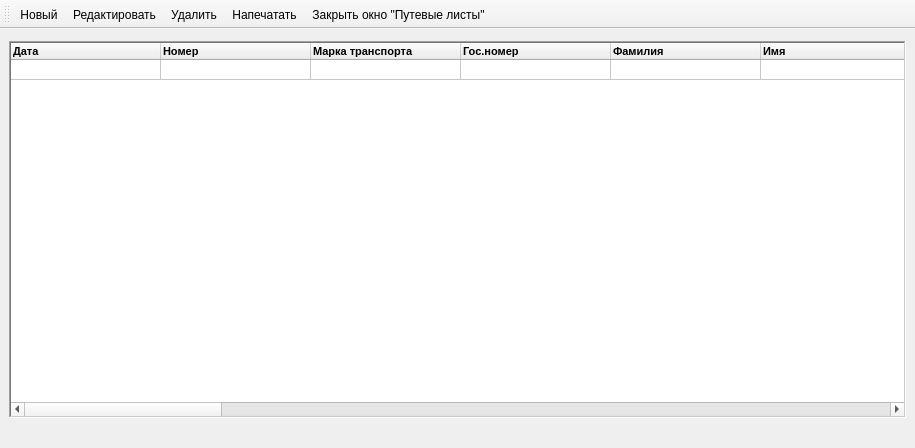
<?xml version="1.0" encoding="UTF-8"?>
<ui version="4.0">
 <class>MainWindow</class>
 <widget class="QMainWindow" name="MainWindow">
  <property name="geometry">
   <rect>
    <x>0</x>
    <y>0</y>
    <width>915</width>
    <height>448</height>
   </rect>
  </property>
  <property name="sizePolicy">
   <sizepolicy hsizetype="Minimum" vsizetype="Minimum">
    <horstretch>0</horstretch>
    <verstretch>0</verstretch>
   </sizepolicy>
  </property>
  <property name="windowTitle">
   <string>Путевые листы</string>
  </property>
  <property name="windowIcon">
   <iconset>
    <normaloff>bmp/18.bmp</normaloff>bmp/18.bmp</iconset>
  </property>
  <widget class="QWidget" name="centralwidget">
   <property name="sizePolicy">
    <sizepolicy hsizetype="Minimum" vsizetype="Minimum">
     <horstretch>0</horstretch>
     <verstretch>0</verstretch>
    </sizepolicy>
   </property>
   <layout class="QGridLayout" name="gridLayout_2">
    <property name="leftMargin">
     <number>9</number>
    </property>
    <property name="topMargin">
     <number>12</number>
    </property>
    <property name="rightMargin">
     <number>9</number>
    </property>
    <property name="bottomMargin">
     <number>30</number>
    </property>
    <item row="0" column="0">
     <layout class="QGridLayout" name="gridLayout">
      <item row="0" column="0">
       <widget class="QTableWidget" name="tableWidget">
        <property name="sizePolicy">
         <sizepolicy hsizetype="Minimum" vsizetype="Minimum">
          <horstretch>0</horstretch>
          <verstretch>0</verstretch>
         </sizepolicy>
        </property>
        <property name="font">
         <font>
          <family>MS Shell Dlg 2</family>
          <pointsize>8</pointsize>
         </font>
        </property>
        <property name="autoFillBackground">
         <bool>false</bool>
        </property>
        <property name="frameShape">
         <enum>QFrame::WinPanel</enum>
        </property>
        <property name="frameShadow">
         <enum>QFrame::Sunken</enum>
        </property>
        <property name="lineWidth">
         <number>0</number>
        </property>
        <property name="midLineWidth">
         <number>1</number>
        </property>
        <property name="editTriggers">
         <set>QAbstractItemView::NoEditTriggers</set>
        </property>
        <property name="tabKeyNavigation">
         <bool>true</bool>
        </property>
        <attribute name="horizontalHeaderVisible">
         <bool>true</bool>
        </attribute>
        <attribute name="horizontalHeaderCascadingSectionResizes">
         <bool>true</bool>
        </attribute>
        <attribute name="horizontalHeaderMinimumSectionSize">
         <number>15</number>
        </attribute>
        <attribute name="horizontalHeaderDefaultSectionSize">
         <number>150</number>
        </attribute>
        <attribute name="horizontalHeaderHighlightSections">
         <bool>false</bool>
        </attribute>
        <attribute name="horizontalHeaderShowSortIndicator" stdset="0">
         <bool>false</bool>
        </attribute>
        <attribute name="horizontalHeaderStretchLastSection">
         <bool>false</bool>
        </attribute>
        <attribute name="verticalHeaderVisible">
         <bool>false</bool>
        </attribute>
        <attribute name="verticalHeaderMinimumSectionSize">
         <number>20</number>
        </attribute>
        <attribute name="verticalHeaderDefaultSectionSize">
         <number>20</number>
        </attribute>
        <attribute name="verticalHeaderHighlightSections">
         <bool>false</bool>
        </attribute>
        <row>
         <property name="text">
          <string/>
         </property>
        </row>
        <column>
         <property name="text">
          <string>Дата</string>
         </property>
         <property name="font">
          <font>
           <family>MS Shell Dlg 2</family>
           <pointsize>8</pointsize>
           <weight>75</weight>
           <bold>true</bold>
          </font>
         </property>
         <property name="textAlignment">
          <set>AlignLeading|AlignVCenter</set>
         </property>
         <property name="background">
          <color>
           <red>199</red>
           <green>208</green>
           <blue>191</blue>
          </color>
         </property>
        </column>
        <column>
         <property name="text">
          <string>Номер</string>
         </property>
         <property name="font">
          <font>
           <family>MS Shell Dlg 2</family>
           <pointsize>8</pointsize>
           <weight>75</weight>
           <bold>true</bold>
          </font>
         </property>
         <property name="textAlignment">
          <set>AlignLeading|AlignVCenter</set>
         </property>
         <property name="background">
          <color>
           <red>199</red>
           <green>208</green>
           <blue>191</blue>
          </color>
         </property>
        </column>
        <column>
         <property name="text">
          <string>Марка транспорта</string>
         </property>
         <property name="font">
          <font>
           <family>MS Shell Dlg 2</family>
           <pointsize>8</pointsize>
           <weight>75</weight>
           <bold>true</bold>
          </font>
         </property>
         <property name="textAlignment">
          <set>AlignLeading|AlignVCenter</set>
         </property>
         <property name="background">
          <color>
           <red>199</red>
           <green>208</green>
           <blue>191</blue>
          </color>
         </property>
        </column>
        <column>
         <property name="text">
          <string>Гос.номер</string>
         </property>
         <property name="font">
          <font>
           <family>MS Shell Dlg 2</family>
           <pointsize>8</pointsize>
           <weight>75</weight>
           <bold>true</bold>
          </font>
         </property>
         <property name="textAlignment">
          <set>AlignLeading|AlignVCenter</set>
         </property>
         <property name="background">
          <color>
           <red>199</red>
           <green>208</green>
           <blue>191</blue>
          </color>
         </property>
        </column>
        <column>
         <property name="text">
          <string>Фамилия</string>
         </property>
         <property name="font">
          <font>
           <family>MS Shell Dlg 2</family>
           <pointsize>8</pointsize>
           <weight>75</weight>
           <bold>true</bold>
          </font>
         </property>
         <property name="textAlignment">
          <set>AlignLeading|AlignVCenter</set>
         </property>
         <property name="background">
          <color>
           <red>199</red>
           <green>208</green>
           <blue>191</blue>
          </color>
         </property>
        </column>
        <column>
         <property name="text">
          <string>Имя</string>
         </property>
         <property name="font">
          <font>
           <family>MS Shell Dlg 2</family>
           <pointsize>8</pointsize>
           <weight>75</weight>
           <bold>true</bold>
          </font>
         </property>
         <property name="textAlignment">
          <set>AlignLeading|AlignVCenter</set>
         </property>
         <property name="background">
          <color>
           <red>199</red>
           <green>208</green>
           <blue>191</blue>
          </color>
         </property>
        </column>
        <column>
         <property name="text">
          <string>Отчество</string>
         </property>
         <property name="font">
          <font>
           <family>MS Shell Dlg 2</family>
           <pointsize>8</pointsize>
           <weight>75</weight>
           <bold>true</bold>
          </font>
         </property>
         <property name="textAlignment">
          <set>AlignLeading|AlignVCenter</set>
         </property>
         <property name="background">
          <color>
           <red>199</red>
           <green>208</green>
           <blue>191</blue>
          </color>
         </property>
        </column>
        <column>
         <property name="text">
          <string>Удостоверение</string>
         </property>
         <property name="font">
          <font>
           <family>MS Shell Dlg 2</family>
           <pointsize>8</pointsize>
           <weight>75</weight>
           <bold>true</bold>
          </font>
         </property>
         <property name="textAlignment">
          <set>AlignLeading|AlignVCenter</set>
         </property>
         <property name="background">
          <color>
           <red>199</red>
           <green>208</green>
           <blue>191</blue>
          </color>
         </property>
        </column>
        <column>
         <property name="text">
          <string>Класс</string>
         </property>
         <property name="font">
          <font>
           <family>MS Shell Dlg 2</family>
           <pointsize>8</pointsize>
           <weight>75</weight>
           <bold>true</bold>
          </font>
         </property>
         <property name="textAlignment">
          <set>AlignLeading|AlignVCenter</set>
         </property>
         <property name="background">
          <color>
           <red>199</red>
           <green>208</green>
           <blue>191</blue>
          </color>
         </property>
        </column>
        <column>
         <property name="text">
          <string>Показ.спидометра</string>
         </property>
         <property name="font">
          <font>
           <family>MS Shell Dlg 2</family>
           <pointsize>8</pointsize>
           <weight>75</weight>
           <bold>true</bold>
          </font>
         </property>
         <property name="textAlignment">
          <set>AlignLeading|AlignVCenter</set>
         </property>
         <property name="background">
          <color>
           <red>199</red>
           <green>208</green>
           <blue>191</blue>
          </color>
         </property>
        </column>
        <column>
         <property name="text">
          <string>Адр.подачи</string>
         </property>
         <property name="font">
          <font>
           <family>MS Shell Dlg 2</family>
           <pointsize>8</pointsize>
           <weight>75</weight>
           <bold>true</bold>
          </font>
         </property>
         <property name="textAlignment">
          <set>AlignLeading|AlignVCenter</set>
         </property>
         <property name="background">
          <color>
           <red>199</red>
           <green>208</green>
           <blue>191</blue>
          </color>
         </property>
        </column>
        <column>
         <property name="text">
          <string>Время выезда</string>
         </property>
         <property name="font">
          <font>
           <family>MS Shell Dlg 2</family>
           <pointsize>8</pointsize>
           <weight>75</weight>
           <bold>true</bold>
          </font>
         </property>
         <property name="textAlignment">
          <set>AlignLeading|AlignVCenter</set>
         </property>
         <property name="background">
          <color>
           <red>199</red>
           <green>208</green>
           <blue>191</blue>
          </color>
         </property>
        </column>
        <column>
         <property name="text">
          <string>Время возвращения</string>
         </property>
         <property name="font">
          <font>
           <family>MS Shell Dlg 2</family>
           <pointsize>8</pointsize>
           <weight>75</weight>
           <bold>true</bold>
          </font>
         </property>
         <property name="textAlignment">
          <set>AlignLeading|AlignVCenter</set>
         </property>
         <property name="background">
          <color>
           <red>199</red>
           <green>208</green>
           <blue>191</blue>
          </color>
         </property>
        </column>
        <column>
         <property name="text">
          <string>Выдано горючего</string>
         </property>
         <property name="font">
          <font>
           <family>MS Shell Dlg 2</family>
           <pointsize>8</pointsize>
           <weight>75</weight>
           <bold>true</bold>
          </font>
         </property>
         <property name="textAlignment">
          <set>AlignLeading|AlignVCenter</set>
         </property>
         <property name="background">
          <color>
           <red>199</red>
           <green>208</green>
           <blue>191</blue>
          </color>
         </property>
        </column>
        <column>
         <property name="text">
          <string>Ост.при выезде</string>
         </property>
         <property name="font">
          <font>
           <family>MS Shell Dlg 2</family>
           <pointsize>8</pointsize>
           <weight>75</weight>
           <bold>true</bold>
          </font>
         </property>
         <property name="textAlignment">
          <set>AlignLeading|AlignVCenter</set>
         </property>
         <property name="background">
          <color>
           <red>199</red>
           <green>208</green>
           <blue>191</blue>
          </color>
         </property>
        </column>
        <column>
         <property name="text">
          <string>Ост.при возвр.</string>
         </property>
         <property name="font">
          <font>
           <family>MS Shell Dlg 2</family>
           <pointsize>8</pointsize>
           <weight>75</weight>
           <bold>true</bold>
          </font>
         </property>
         <property name="textAlignment">
          <set>AlignLeading|AlignVCenter</set>
         </property>
         <property name="background">
          <color>
           <red>199</red>
           <green>208</green>
           <blue>191</blue>
          </color>
         </property>
        </column>
        <column>
         <property name="text">
          <string>Норма</string>
         </property>
         <property name="font">
          <font>
           <family>MS Shell Dlg 2</family>
           <pointsize>8</pointsize>
           <weight>75</weight>
           <bold>true</bold>
          </font>
         </property>
         <property name="textAlignment">
          <set>AlignLeading|AlignVCenter</set>
         </property>
         <property name="background">
          <color>
           <red>199</red>
           <green>208</green>
           <blue>191</blue>
          </color>
         </property>
        </column>
        <column>
         <property name="text">
          <string>Расх.факт.</string>
         </property>
         <property name="font">
          <font>
           <family>MS Shell Dlg 2</family>
           <pointsize>8</pointsize>
           <weight>75</weight>
           <bold>true</bold>
          </font>
         </property>
         <property name="textAlignment">
          <set>AlignLeading|AlignVCenter</set>
         </property>
         <property name="background">
          <color>
           <red>199</red>
           <green>208</green>
           <blue>191</blue>
          </color>
         </property>
        </column>
        <column>
         <property name="text">
          <string>Экономия</string>
         </property>
         <property name="font">
          <font>
           <family>MS Shell Dlg 2</family>
           <pointsize>8</pointsize>
           <weight>75</weight>
           <bold>true</bold>
          </font>
         </property>
         <property name="textAlignment">
          <set>AlignLeading|AlignVCenter</set>
         </property>
         <property name="background">
          <color>
           <red>199</red>
           <green>208</green>
           <blue>191</blue>
          </color>
         </property>
        </column>
        <column>
         <property name="text">
          <string>Перерасход</string>
         </property>
         <property name="font">
          <font>
           <family>MS Shell Dlg 2</family>
           <pointsize>8</pointsize>
           <weight>75</weight>
           <bold>true</bold>
          </font>
         </property>
         <property name="textAlignment">
          <set>AlignLeading|AlignVCenter</set>
         </property>
         <property name="background">
          <color>
           <red>199</red>
           <green>208</green>
           <blue>191</blue>
          </color>
         </property>
        </column>
        <column>
         <property name="text">
          <string>Показ.спидометра при возвр.</string>
         </property>
         <property name="font">
          <font>
           <family>MS Shell Dlg 2</family>
           <pointsize>8</pointsize>
           <weight>75</weight>
           <bold>true</bold>
          </font>
         </property>
         <property name="textAlignment">
          <set>AlignLeading|AlignVCenter</set>
         </property>
         <property name="background">
          <color>
           <red>199</red>
           <green>208</green>
           <blue>191</blue>
          </color>
         </property>
        </column>
        <column>
         <property name="text">
          <string>Пройдено</string>
         </property>
         <property name="font">
          <font>
           <family>MS Shell Dlg 2</family>
           <pointsize>8</pointsize>
           <weight>75</weight>
           <bold>true</bold>
          </font>
         </property>
         <property name="textAlignment">
          <set>AlignLeading|AlignVCenter</set>
         </property>
         <property name="background">
          <color>
           <red>199</red>
           <green>208</green>
           <blue>191</blue>
          </color>
         </property>
        </column>
        <item row="0" column="0">
         <property name="text">
          <string/>
         </property>
         <property name="font">
          <font>
           <weight>50</weight>
           <bold>false</bold>
           <kerning>false</kerning>
          </font>
         </property>
         <property name="textAlignment">
          <set>AlignLeading|AlignVCenter</set>
         </property>
         <property name="background">
          <brush brushstyle="NoBrush">
           <color alpha="255">
            <red>0</red>
            <green>0</green>
            <blue>0</blue>
           </color>
          </brush>
         </property>
         <property name="foreground">
          <brush brushstyle="NoBrush">
           <color alpha="255">
            <red>0</red>
            <green>0</green>
            <blue>0</blue>
           </color>
          </brush>
         </property>
        </item>
        <item row="0" column="8">
         <property name="text">
          <string/>
         </property>
         <property name="textAlignment">
          <set>AlignTrailing|AlignVCenter</set>
         </property>
        </item>
        <item row="0" column="9">
         <property name="text">
          <string/>
         </property>
         <property name="textAlignment">
          <set>AlignTrailing|AlignVCenter</set>
         </property>
        </item>
        <item row="0" column="13">
         <property name="text">
          <string/>
         </property>
         <property name="textAlignment">
          <set>AlignTrailing|AlignVCenter</set>
         </property>
        </item>
        <item row="0" column="14">
         <property name="text">
          <string/>
         </property>
         <property name="textAlignment">
          <set>AlignTrailing|AlignVCenter</set>
         </property>
        </item>
        <item row="0" column="15">
         <property name="text">
          <string/>
         </property>
         <property name="textAlignment">
          <set>AlignTrailing|AlignVCenter</set>
         </property>
        </item>
        <item row="0" column="16">
         <property name="text">
          <string/>
         </property>
         <property name="textAlignment">
          <set>AlignTrailing|AlignVCenter</set>
         </property>
        </item>
        <item row="0" column="17">
         <property name="text">
          <string/>
         </property>
         <property name="textAlignment">
          <set>AlignTrailing|AlignVCenter</set>
         </property>
        </item>
        <item row="0" column="18">
         <property name="text">
          <string/>
         </property>
         <property name="textAlignment">
          <set>AlignTrailing|AlignVCenter</set>
         </property>
        </item>
        <item row="0" column="19">
         <property name="text">
          <string/>
         </property>
         <property name="textAlignment">
          <set>AlignTrailing|AlignVCenter</set>
         </property>
        </item>
        <item row="0" column="20">
         <property name="text">
          <string/>
         </property>
         <property name="textAlignment">
          <set>AlignTrailing|AlignVCenter</set>
         </property>
        </item>
        <item row="0" column="21">
         <property name="text">
          <string/>
         </property>
         <property name="textAlignment">
          <set>AlignTrailing|AlignVCenter</set>
         </property>
        </item>
       </widget>
      </item>
     </layout>
    </item>
   </layout>
  </widget>
  <widget class="QToolBar" name="toolBar">
   <property name="sizePolicy">
    <sizepolicy hsizetype="Minimum" vsizetype="Minimum">
     <horstretch>0</horstretch>
     <verstretch>0</verstretch>
    </sizepolicy>
   </property>
   <property name="minimumSize">
    <size>
     <width>0</width>
     <height>0</height>
    </size>
   </property>
   <property name="baseSize">
    <size>
     <width>0</width>
     <height>0</height>
    </size>
   </property>
   <property name="contextMenuPolicy">
    <enum>Qt::DefaultContextMenu</enum>
   </property>
   <property name="windowTitle">
    <string>toolBar</string>
   </property>
   <property name="movable">
    <bool>true</bool>
   </property>
   <property name="allowedAreas">
    <set>Qt::AllToolBarAreas</set>
   </property>
   <property name="orientation">
    <enum>Qt::Horizontal</enum>
   </property>
   <property name="iconSize">
    <size>
     <width>17</width>
     <height>17</height>
    </size>
   </property>
   <property name="floatable">
    <bool>true</bool>
   </property>
   <attribute name="toolBarArea">
    <enum>TopToolBarArea</enum>
   </attribute>
   <attribute name="toolBarBreak">
    <bool>false</bool>
   </attribute>
   <addaction name="action"/>
   <addaction name="action_2"/>
   <addaction name="action_3"/>
   <addaction name="action_4"/>
   <addaction name="action_5"/>
  </widget>
  <action name="action">
   <property name="icon">
    <iconset>
     <normaloff>bmp/8.bmp</normaloff>
     <disabledoff>bmp/8.bmp</disabledoff>bmp/8.bmp</iconset>
   </property>
   <property name="text">
    <string>Новый</string>
   </property>
  </action>
  <action name="action_2">
   <property name="icon">
    <iconset>
     <normaloff>bmp/4.bmp</normaloff>
     <disabledoff>bmp/4.bmp</disabledoff>bmp/4.bmp</iconset>
   </property>
   <property name="text">
    <string>Редактировать</string>
   </property>
  </action>
  <action name="action_3">
   <property name="icon">
    <iconset>
     <normaloff>bmp/3.bmp</normaloff>
     <disabledoff>bmp/3.bmp</disabledoff>bmp/3.bmp</iconset>
   </property>
   <property name="text">
    <string>Удалить</string>
   </property>
  </action>
  <action name="action_5">
   <property name="icon">
    <iconset>
     <normaloff>bmp/11.bmp</normaloff>
     <disabledoff>bmp/11.bmp</disabledoff>bmp/11.bmp</iconset>
   </property>
   <property name="text">
    <string>Закрыть окно &quot;Путевые листы&quot;</string>
   </property>
  </action>
  <action name="action_4">
   <property name="checkable">
    <bool>false</bool>
   </property>
   <property name="checked">
    <bool>false</bool>
   </property>
   <property name="enabled">
    <bool>true</bool>
   </property>
   <property name="icon">
    <iconset>
     <normaloff>bmp/6.bmp</normaloff>
     <disabledoff>bmp/6.bmp</disabledoff>
     <selectedoff>bmp/6.bmp</selectedoff>bmp/6.bmp</iconset>
   </property>
   <property name="text">
    <string>Напечатать</string>
   </property>
   <property name="shortcutContext">
    <enum>Qt::ApplicationShortcut</enum>
   </property>
   <property name="autoRepeat">
    <bool>true</bool>
   </property>
   <property name="visible">
    <bool>true</bool>
   </property>
   <property name="menuRole">
    <enum>QAction::ApplicationSpecificRole</enum>
   </property>
   <property name="iconVisibleInMenu">
    <bool>true</bool>
   </property>
   <property name="shortcutVisibleInContextMenu">
    <bool>true</bool>
   </property>
   <property name="priority">
    <enum>QAction::HighPriority</enum>
   </property>
  </action>
  <action name="action_6">
   <property name="text">
    <string>к</string>
   </property>
  </action>
 </widget>
 <resources/>
 <connections/>
</ui>
